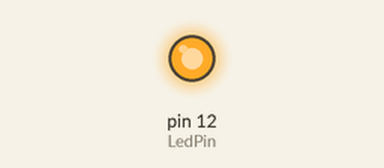
Bench run of a sketch on a simulated Arduino Uno, built with avr-gcc and run on an emulated ATmega328P. Shown: output pins drawn as LEDs (lit = HIGH).

Above: at 0.5 s.
At 5.0 s:
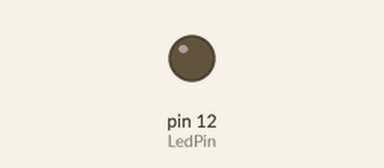
Timing chart, 0 to 6.9 s (numbered marks = the images above):
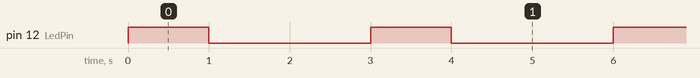

The sketch:

1_Led_enciende_apaga.ino
```cpp
int LedPin=12;
void setup() {
  pinMode(LedPin, OUTPUT);
}

void loop() {
  digitalWrite(LedPin, HIGH);
  delay(1000);
  digitalWrite(LedPin, LOW);
  delay(2000);
}
```

Measured:
- by itself, pin 12 (LedPin): alternates HIGH for 1.0 s and LOW for 2.0 s
